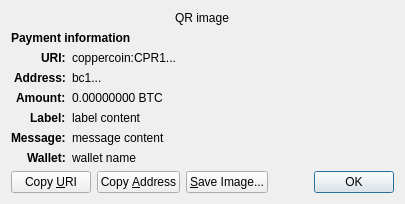
<?xml version="1.0" encoding="UTF-8"?>
<ui version="4.0">
 <class>ReceiveRequestDialog</class>
 <widget class="QDialog" name="ReceiveRequestDialog">
  <property name="geometry">
   <rect>
    <x>0</x>
    <y>0</y>
    <width>413</width>
    <height>229</height>
   </rect>
  </property>
  <property name="windowTitle">
   <string>Request payment to ...</string>
  </property>
  <layout class="QGridLayout" name="gridLayout" columnstretch="0,1">
   <property name="sizeConstraint">
    <enum>QLayout::SetFixedSize</enum>
   </property>
   <item row="0" column="0" colspan="2" alignment="Qt::AlignHCenter">
    <widget class="QRImageWidget" name="qr_code">
     <property name="text">
      <string notr="true">QR image</string>
     </property>
     <property name="textInteractionFlags">
      <set>Qt::NoTextInteraction</set>
     </property>
    </widget>
   </item>
   <item row="1" column="0" colspan="2">
    <widget class="QLabel" name="payment_header">
     <property name="font">
      <font>
       <weight>75</weight>
       <bold>true</bold>
      </font>
     </property>
     <property name="text">
      <string>Payment information</string>
     </property>
     <property name="textInteractionFlags">
      <set>Qt::NoTextInteraction</set>
     </property>
    </widget>
   </item>
   <item row="2" column="0" alignment="Qt::AlignRight|Qt::AlignTop">
    <widget class="QLabel" name="uri_tag">
     <property name="font">
      <font>
       <weight>75</weight>
       <bold>true</bold>
      </font>
     </property>
     <property name="text">
      <string notr="true">URI:</string>
     </property>
     <property name="textFormat">
      <enum>Qt::PlainText</enum>
     </property>
     <property name="textInteractionFlags">
      <set>Qt::NoTextInteraction</set>
     </property>
    </widget>
   </item>
   <item row="2" column="1" alignment="Qt::AlignTop">
    <widget class="QLabel" name="uri_content">
     <property name="text">
      <string notr="true">coppercoin:CPR1...</string>
     </property>
     <property name="textFormat">
      <enum>Qt::RichText</enum>
     </property>
     <property name="wordWrap">
      <bool>true</bool>
     </property>
     <property name="textInteractionFlags">
      <set>Qt::TextSelectableByMouse</set>
     </property>
    </widget>
   </item>
   <item row="3" column="0" alignment="Qt::AlignRight|Qt::AlignTop">
    <widget class="QLabel" name="address_tag">
     <property name="font">
      <font>
       <weight>75</weight>
       <bold>true</bold>
      </font>
     </property>
     <property name="text">
      <string>Address:</string>
     </property>
     <property name="textInteractionFlags">
      <set>Qt::NoTextInteraction</set>
     </property>
    </widget>
   </item>
   <item row="3" column="1" alignment="Qt::AlignTop">
    <widget class="QLabel" name="address_content">
     <property name="text">
      <string notr="true">bc1...</string>
     </property>
     <property name="textFormat">
      <enum>Qt::PlainText</enum>
     </property>
     <property name="textInteractionFlags">
      <set>Qt::TextSelectableByMouse</set>
     </property>
    </widget>
   </item>
   <item row="4" column="0" alignment="Qt::AlignRight|Qt::AlignTop">
    <widget class="QLabel" name="amount_tag">
     <property name="font">
      <font>
       <weight>75</weight>
       <bold>true</bold>
      </font>
     </property>
     <property name="text">
      <string>Amount:</string>
     </property>
     <property name="textInteractionFlags">
      <set>Qt::NoTextInteraction</set>
     </property>
    </widget>
   </item>
   <item row="4" column="1" alignment="Qt::AlignTop">
    <widget class="QLabel" name="amount_content">
     <property name="text">
      <string notr="true">0.00000000 BTC</string>
     </property>
     <property name="textFormat">
      <enum>Qt::PlainText</enum>
     </property>
     <property name="textInteractionFlags">
      <set>Qt::TextSelectableByMouse</set>
     </property>
    </widget>
   </item>
   <item row="5" column="0" alignment="Qt::AlignRight|Qt::AlignTop">
    <widget class="QLabel" name="label_tag">
     <property name="font">
      <font>
       <weight>75</weight>
       <bold>true</bold>
      </font>
     </property>
     <property name="text">
      <string>Label:</string>
     </property>
     <property name="textInteractionFlags">
      <set>Qt::NoTextInteraction</set>
     </property>
    </widget>
   </item>
   <item row="5" column="1" alignment="Qt::AlignTop">
    <widget class="QLabel" name="label_content">
     <property name="text">
      <string notr="true">label content</string>
     </property>
     <property name="textFormat">
      <enum>Qt::PlainText</enum>
     </property>
     <property name="wordWrap">
      <bool>true</bool>
     </property>
     <property name="textInteractionFlags">
      <set>Qt::TextSelectableByMouse</set>
     </property>
    </widget>
   </item>
   <item row="6" column="0" alignment="Qt::AlignRight|Qt::AlignTop">
    <widget class="QLabel" name="message_tag">
     <property name="font">
      <font>
       <weight>75</weight>
       <bold>true</bold>
      </font>
     </property>
     <property name="text">
      <string>Message:</string>
     </property>
     <property name="textInteractionFlags">
      <set>Qt::NoTextInteraction</set>
     </property>
    </widget>
   </item>
   <item row="6" column="1" alignment="Qt::AlignTop">
    <widget class="QLabel" name="message_content">
     <property name="text">
      <string notr="true">message content</string>
     </property>
     <property name="textFormat">
      <enum>Qt::PlainText</enum>
     </property>
     <property name="wordWrap">
      <bool>true</bool>
     </property>
     <property name="textInteractionFlags">
      <set>Qt::TextSelectableByMouse</set>
     </property>
    </widget>
   </item>
   <item row="7" column="0" alignment="Qt::AlignRight|Qt::AlignTop">
    <widget class="QLabel" name="wallet_tag">
     <property name="font">
      <font>
       <weight>75</weight>
       <bold>true</bold>
      </font>
     </property>
     <property name="text">
      <string>Wallet:</string>
     </property>
     <property name="textInteractionFlags">
      <set>Qt::NoTextInteraction</set>
     </property>
    </widget>
   </item>
   <item row="7" column="1" alignment="Qt::AlignTop">
    <widget class="QLabel" name="wallet_content">
     <property name="text">
      <string notr="true">wallet name</string>
     </property>
     <property name="textFormat">
      <enum>Qt::PlainText</enum>
     </property>
     <property name="wordWrap">
      <bool>true</bool>
     </property>
     <property name="textInteractionFlags">
      <set>Qt::TextSelectableByMouse</set>
     </property>
    </widget>
   </item>
   <item row="8" column="0" colspan="2">
    <layout class="QHBoxLayout" name="horizontalLayout">
     <item>
      <widget class="QPushButton" name="btnCopyURI">
       <property name="text">
        <string>Copy &amp;URI</string>
       </property>
       <property name="autoDefault">
        <bool>false</bool>
       </property>
      </widget>
     </item>
     <item>
      <widget class="QPushButton" name="btnCopyAddress">
       <property name="text">
        <string>Copy &amp;Address</string>
       </property>
       <property name="autoDefault">
        <bool>false</bool>
       </property>
      </widget>
     </item>
     <item>
      <widget class="QPushButton" name="btnSaveAs">
       <property name="text">
        <string>&amp;Save Image...</string>
       </property>
       <property name="autoDefault">
        <bool>false</bool>
       </property>
      </widget>
     </item>
     <item>
      <spacer name="horizontalSpacer_2">
       <property name="orientation">
        <enum>Qt::Horizontal</enum>
       </property>
       <property name="sizeHint" stdset="0">
        <size>
         <width>40</width>
         <height>20</height>
        </size>
       </property>
      </spacer>
     </item>
     <item>
      <widget class="QDialogButtonBox" name="buttonBox">
       <property name="focusPolicy">
        <enum>Qt::StrongFocus</enum>
       </property>
       <property name="standardButtons">
        <set>QDialogButtonBox::Ok</set>
       </property>
      </widget>
     </item>
    </layout>
   </item>
  </layout>
 </widget>
 <customwidgets>
  <customwidget>
   <class>QRImageWidget</class>
   <extends>QLabel</extends>
   <header>qt/qrimagewidget.h</header>
  </customwidget>
 </customwidgets>
 <tabstops>
  <tabstop>buttonBox</tabstop>
  <tabstop>btnCopyURI</tabstop>
  <tabstop>btnCopyAddress</tabstop>
  <tabstop>btnSaveAs</tabstop>
 </tabstops>
 <resources/>
 <connections>
  <connection>
   <sender>buttonBox</sender>
   <signal>accepted()</signal>
   <receiver>ReceiveRequestDialog</receiver>
   <slot>accept()</slot>
   <hints>
    <hint type="sourcelabel">
     <x>135</x>
     <y>230</y>
    </hint>
    <hint type="destinationlabel">
     <x>135</x>
     <y>126</y>
    </hint>
   </hints>
  </connection>
 </connections>
</ui>
